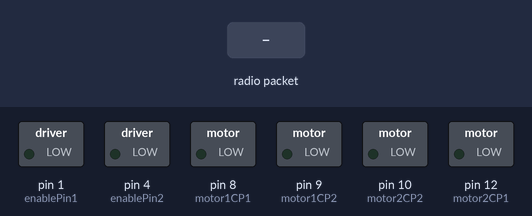
The sketch below on a simulated Arduino Uno, built with avr-gcc and run on an emulated ATmega328P. On the bench: switched loads named in the sketch (green lamp = pin HIGH). The test bench sets the inputs (shaded band). No radio packets arrive unless stated.

Above: at 1.2 s.
1.3 s: radio packet "1" arrives
At 1.7 s:
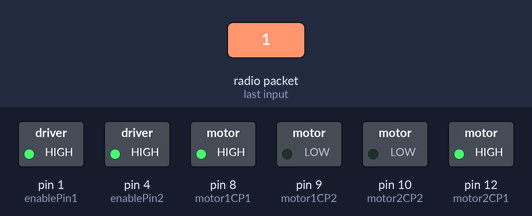
Timing chart, 0 to 4.3 s (numbered marks = the images above; inputs shaded):
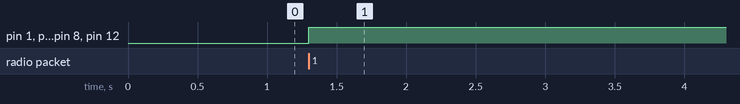

The sketch:

DefenderMotorControl.ino
```cpp
// RF LINK RECEIVER CODE
#include <VirtualWire.h>

#define DEADBAND 20
#define ymax 90
#define ymin -90
#define xmax 90
#define xmin -90

//Define Pins
const int enablePin1 = 1;
const int motor1CP1 = 8;
const int motor1CP2 = 9;
const int enablePin2 = 4;
const int motor2CP1 = 12;
const int motor2CP2 = 10;
const int rxPin = 11;

//Define States
int xval;
int yval;

void setup()
{

  pinMode(enablePin1, OUTPUT);
  pinMode(motor1CP1, OUTPUT);
  pinMode(motor1CP2, OUTPUT);
  pinMode(enablePin2, OUTPUT);
  pinMode(motor2CP1, OUTPUT);
  pinMode(motor2CP2, OUTPUT);
  digitalWrite(enablePin1, LOW);
  digitalWrite(enablePin2, LOW);


  //Initialize the IO and ISR
  vw_set_ptt_inverted(true); // Required for DR3100
  vw_setup(2000);	    // Bits per sec
  vw_set_rx_pin(rxPin);         //Pin 2 is connected to "Digital Output" of receiver
  vw_rx_start();           // Start the receiver PLL running

}

void loop()
{

  //Set buffer array based on max message length
  uint8_t buf[VW_MAX_MESSAGE_LEN];

  //Set variable to indicate buffer length
  uint8_t buflen = VW_MAX_MESSAGE_LEN;

  if (vw_get_message(buf, &buflen)) // Non-blocking
  {
    xval = (buf[1]<<8)+buf[0];;
    yval = (buf[3]<<8)+buf[2];

    moveDifferential(map(xval,30,220,-100,100),map(yval,30,220,-100,100));
  }
}

void moveDifferential(int xdir, int ydir) {
  int moveSpeed = 255;
  if (ydir>=ymax) {
    moveForward();
  }
  else if (ydir<=ymin) {
    moveBackward();
  }
  else if (xdir>=xmax) {
    moveRight();
  }
  else if (xdir<=xmin) {
    moveLeft();
  }
  else {
    moveSpeed=0;
  }
  analogWrite(enablePin2, moveSpeed);
  analogWrite(enablePin1, moveSpeed);
}

int deadBandFilter(int value) {
  if(value > -DEADBAND && value < DEADBAND) {
    value = 0;
  }
  else {
    if(value > 0) {
      value = value - DEADBAND * 100 / (100-DEADBAND);
    }
    else {
      value = value + DEADBAND * 100 / (100-DEADBAND);
    }
  }
return value;
}

void moveForward() {
  digitalWrite(motor1CP1, LOW);
  digitalWrite(motor1CP2, HIGH);
  digitalWrite(motor2CP1, LOW);
  digitalWrite(motor2CP2, HIGH);

}

void moveBackward() {
  digitalWrite(motor1CP1, HIGH);
  digitalWrite(motor1CP2, LOW);
  digitalWrite(motor2CP1, HIGH);
  digitalWrite(motor2CP2, LOW);

}

void moveLeft() {
  digitalWrite(motor1CP1, HIGH);
  digitalWrite(motor1CP2, LOW);
  digitalWrite(motor2CP1, LOW);
  digitalWrite(motor2CP2, HIGH);
}

void moveRight() {
  digitalWrite(motor1CP1, LOW);
  digitalWrite(motor1CP2, HIGH);
  digitalWrite(motor2CP1, HIGH);
  digitalWrite(motor2CP2, LOW);
}
```

Measured:
- after the input at 1.3 s, pin 1 (enablePin1), pin 4 (enablePin2), pin 8 (motor1CP1), pin 12 (motor2CP1): LOW → HIGH at once
